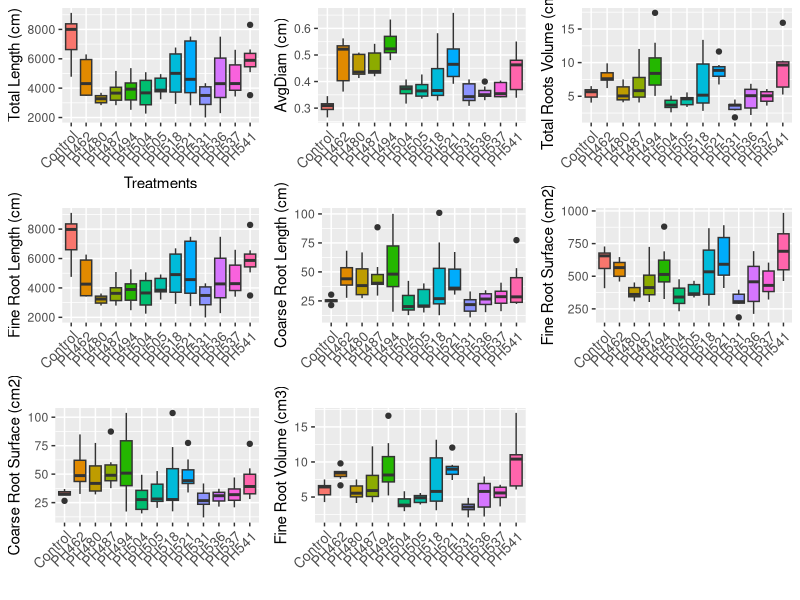
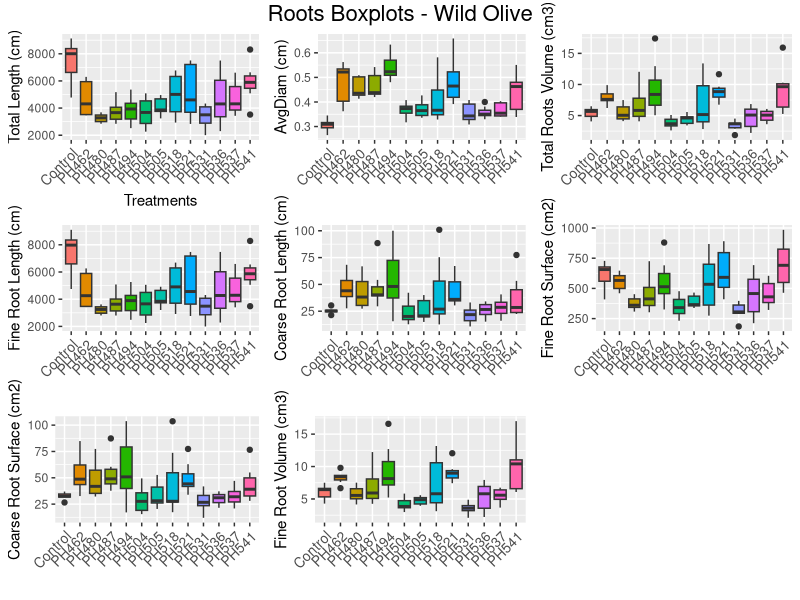

Write R code to recreate these figures, in order.
################################################################################

#                      1_4 cREATE BOXPLOTS

################################################################################
library(ggplot2); library(gridExtra); library(grid); library(readr)
result_df  <- read_csv("./DATAFRAMES/result_df.csv")

result_df$...1 <- NULL

data <- result_df

# Converti la colonna treatment in un fattore
data$treatment <- factor(data$treatment)

# Definizione dei colori desiderati per PC e NI
# colors <- c("PC" = "lightcoral", "NI" = "lightblue")

## This is the plot from which I extract the legend.
# leg <- ggplot(data, aes(x = treatment, y = length, fill = treatment)) +
#   geom_boxplot() +
#   labs(x = "", y = "Length (cm)") +
#   theme(axis.text.x = element_text(angle = 45, hjust = 1, size = 10)) +
#   guides(fill = guide_legend(ncol = 3, title = "Treatment")) +
#   # scale_fill_manual(values = colors) +
#   theme(legend.position = "bottom")

# Extract the legend from one of the graphs.
# legend <- cowplot::get_legend(leg)

# Creazione della lista di grafici
plots <- list()

variables <- colnames(data[,3:10])

# Ciclo for per creare i grafici
for (var in variables) {
  plot <- ggplot(data, aes_string(x = "treatment", y = var, fill = "treatment")) +
    geom_boxplot(show.legend = FALSE) +
    labs(x = ifelse(var == "length", "Treatments", ""), 
         y = switch(var,
                    "length" = "Total Length (cm)",
                    "avgDiam" = "AvgDiam (cm)",#
                    "rootVolume" = "Total Roots Volume (cm3)",
                    "FRL" = "Fine Root Length (cm)", #
                    "CRL" = "Coarse Root Length (cm)", #
                    "FRS" = "Fine Root Surface (cm2)", #
                    "CRS" = "Coarse Root Surface (cm2)", #
                    "FVOL" = "Fine Root Volume (cm3)")) + # 
    theme(axis.text.x = element_text(angle = 45, hjust = 1, size = 10)) 
    # scale_fill_manual(values = colors) +
    # theme(legend.position = "none")
  
  plots[[var]] <- plot
}

# Posizionamento della legenda nella griglia
grid1 <- grid.arrange(arrangeGrob(grobs = plots, ncol = 3))

# Aggiunta del titolo al grafico composto
grid1 <- grid.arrange(grobs = list(grid1), top = textGrob("Roots Boxplots - Wild Olive", gp = gpar(fontsize = 16)))

# Specifies the path to save
file_path <- "./GRAPHS/boxPlots_olivastro.png"

# Save the grid as a PNG file.
ggsave(file_path, grid1, width = 16, height = 12, dpi = 700)
